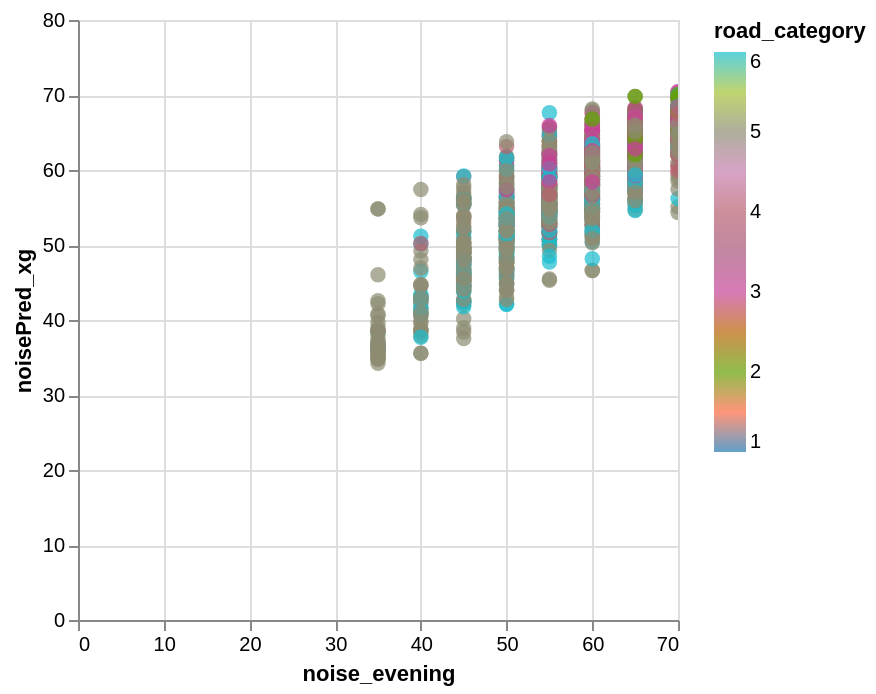

Source (notebook cell):
### Code cell
data_test['noisePred_xg'] = y_pred

alt.Chart(data_test).mark_circle(size=60).encode(
    x='noise_evening',
    y='noisePred_xg',
    color=alt.Color('road_category', scale=alt.Scale(scheme='category10')),
    tooltip=['road_id']
).interactive()

### Figure 1 — Vega-Lite specification as saved in the notebook (floating-point values rounded to 4 significant figures; data arrays with more than 128 entries replaced by an {"elided": "..."} marker saying what was removed)
{"config": {"view": {"continuousWidth": 300, "continuousHeight": 300}}, "data": {"name": "data-c5a54bbaa0951b03b131525ea28fd1e9"}, "mark": {"type": "circle", "size": 60}, "encoding": {"color": {"field": "road_category", "scale": {"scheme": "category10"}, "type": "quantitative"}, "tooltip": [{"field": "road_id", "type": "nominal"}], "x": {"field": "noise_evening", "type": "quantitative"}, "y": {"field": "noisePred_xg", "type": "quantitative"}}, "params": [{"name": "param_1e9efca18e7a2868", "select": {"type": "interval", "encodings": ["x", "y"]}, "bind": "scales"}], "$schema": "https://vega.github.io/schema/vega-lite/v6.4.1.json", "datasets": {"data-c5a54bbaa0951b03b131525ea28fd1e9": {"elided": "2525 records"}}}
